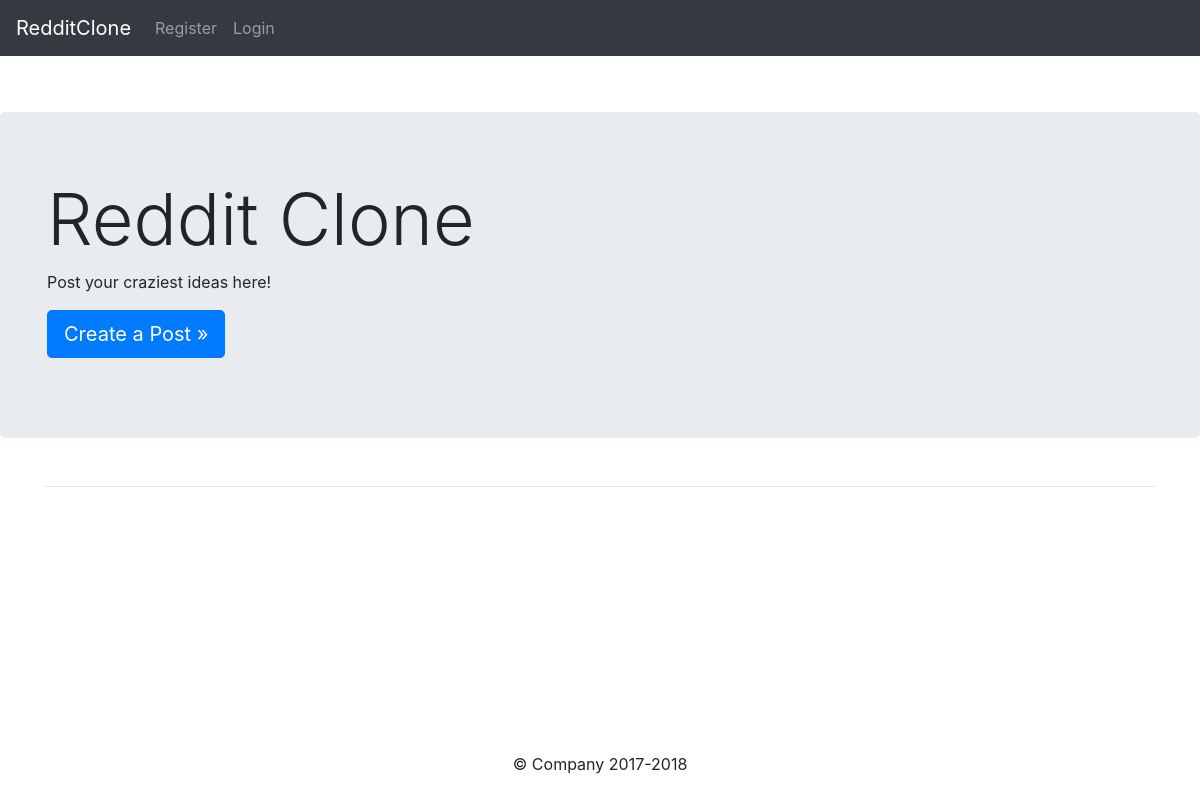
The app's page /, older data.
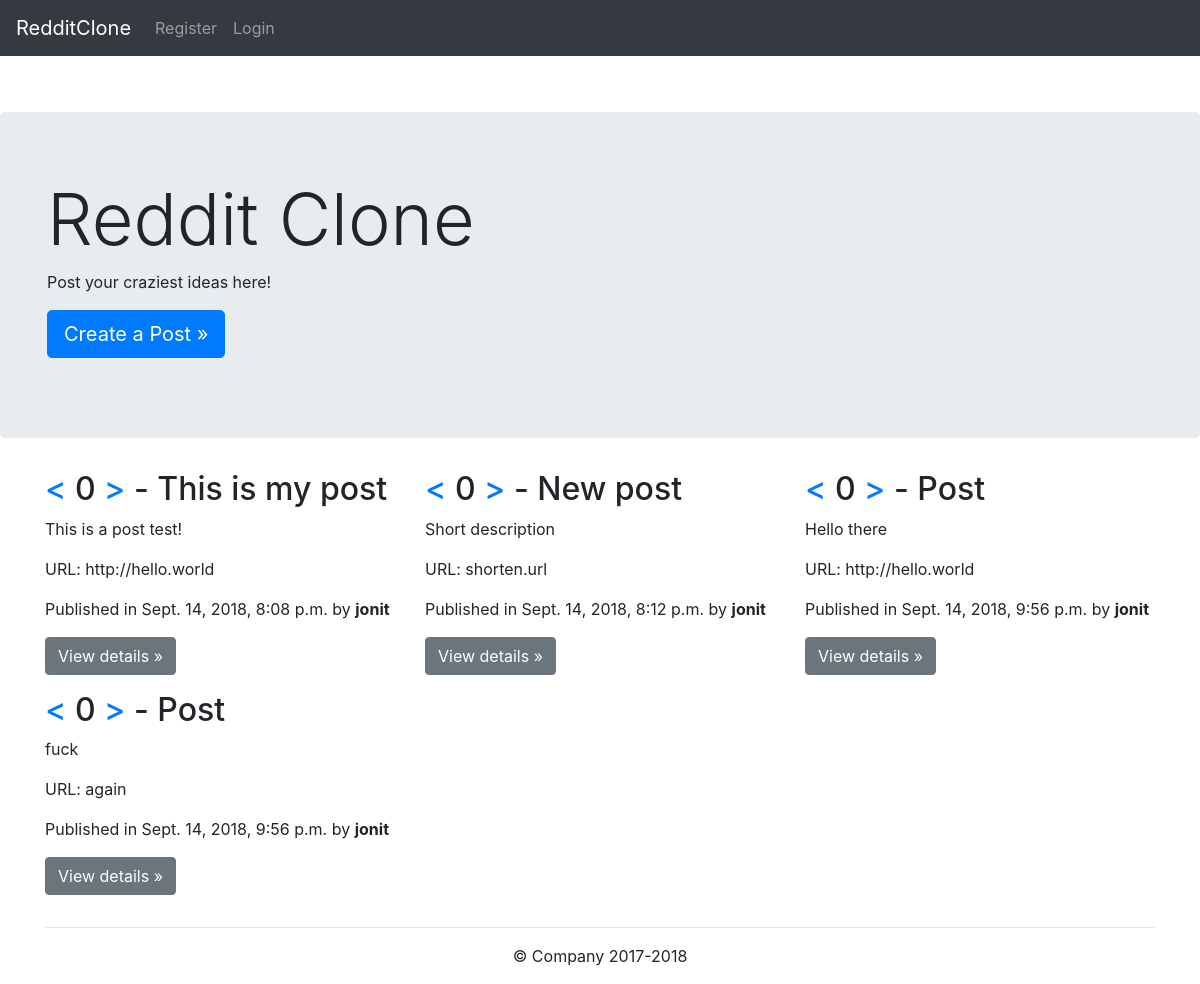
The same page, newer data.
### posts/models.py (models this page shows)
class Post(models.Model):
    title = models.CharField(max_length=255)
    url = models.CharField(max_length=255)
    description = models.TextField()
    pub_date = models.DateTimeField()
    author = models.ForeignKey(User)
    votes_total = models.IntegerField(default=0)

### redditClone/views.py (the view)
# urls.py: url(r'^$', views.home, name='home'),
def home(request):
    posts = Post.objects.order_by('votes_total')
    return render(request, 'home.html',{
        'posts': posts
    })

### templates/home.html (shortened to what this page needs)
{% extends "base.html" %}
{% block content %}
    <div class="jumbotron">
        <div class="container">
            <h1 class="display-3">Reddit Clone</h1>
            <p>Post your craziest ideas here!</p>
            <p><a class="btn btn-primary btn-lg" href="{% url 'posts:create' %}" role="button">Create a Post &raquo;</a>
            </p>
        </div>
    </div>
    <div class="container">
        <div class="row">
            {% for post in posts %}
                <div class="col-md-4">
                    <h2 data-post-id="{{ post.id }}" data-post-csrf="{{ csrf_token }}"><a href="#" class="downvote">
                        < </a> <span class="votes-total">{{ post.votes_total }} </span><a
                            href="#" class="upvote"> > </a>
                        - {{ post.title }}</h2>
                    <p>{{ post.description }} </p>
                    <p>URL: {{ post.url }} </p>
                    <p>Published in {{ post.pub_date }} by <strong>{{ post.author.username }}</strong></p>
                    <p><a class="btn btn-secondary" href="{% url 'posts:show' post.id %}" role="button">View details
                        &raquo;</a></p>
                </div>
            {% endfor %}
        </div>
        <hr>
    </div>
{% endblock %}

Row changes from the older to the newer data that the page shows:
added Post: votes_total "0", title "This is my post", description "This is a post test!", url "http://hello.world", pub_date "Sept. 14, 2018, 8:08 p.m.", author.username "jonit"
added Post: votes_total "0", title "New post", description "Short description", url "shorten.url", pub_date "Sept. 14, 2018, 8:12 p.m.", author.username "jonit"
added Post: votes_total "0", title "Post", description "Hello there", url "http://hello.world", pub_date "Sept. 14, 2018, 9:56 p.m.", author.username "jonit"
added Post: votes_total "0", title "Post", description "fuck", url "again", pub_date "Sept. 14, 2018, 9:56 p.m.", author.username "jonit"
